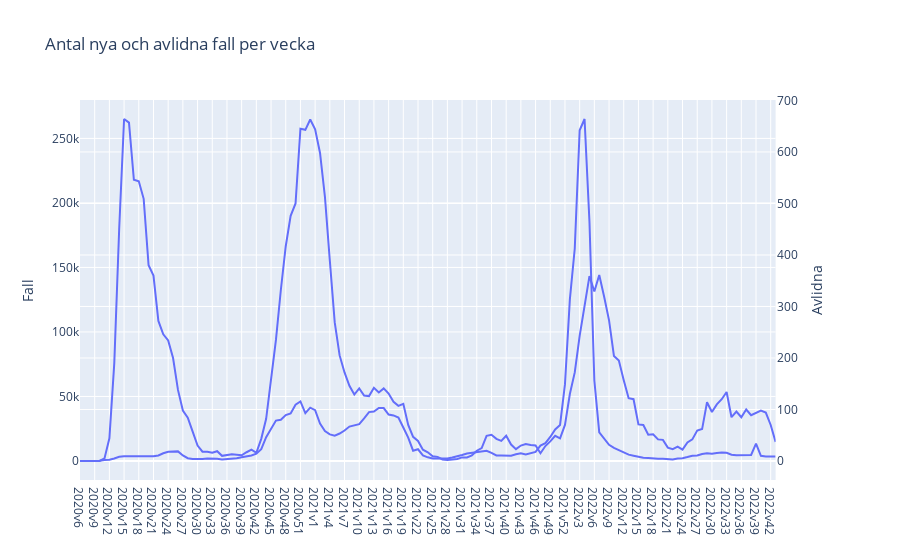

The notebook cell saved with this chart:
### Markdown cell above
### e) - plotly

### Code cell
# Make a subfigure which will contain both line plots
subfig = make_subplots(specs=[[{'secondary_y': True}]])

fig1 = px.line(
    data_frame=covid19_veckodata_Riket,
    x='Vecka',
    y='Antal_fall_vecka',
    title='Antal fall per vecka'
)

fig2 = px.line(
    data_frame=covid19_veckodata_Riket,
    x='Vecka',
    y='Antal_avlidna_vecka',
    title='Antal fall per vecka'
)

subfig.layout.title = 'Antal nya och avlidna fall per vecka'
subfig.layout.yaxis.title = 'Fall'
subfig.layout.yaxis2.title = 'Avlidna'
fig2.update_traces(yaxis='y2')

# Add plots to subfigure
subfig.add_traces(fig1.data + fig2.data)

subfig.show()
subfig.write_html("Visualiseringar/avlidna_fall_per_vecka_och_nya_fall_per_vecka.html")

### Figure 1 — Plotly figure (JSON) as saved in the notebook; plotly's stock layout.template omitted (floating-point values rounded to 4 significant figures; data arrays with more than 128 entries replaced by an {"elided": "..."} marker saying what was removed)
{"data": [{"hovertemplate": "Vecka=%{x}<br>Antal_fall_vecka=%{y}<extra></extra>", "legendgroup": "", "line": {"color": "#636efa", "dash": "solid"}, "marker": {"symbol": "circle"}, "mode": "lines", "name": "", "orientation": "v", "showlegend": false, "type": "scatter", "x": {"elided": "143 str values"}, "xaxis": "x", "y": {"elided": "143 int values"}, "yaxis": "y"}, {"hovertemplate": "Vecka=%{x}<br>Antal_avlidna_vecka=%{y}<extra></extra>", "legendgroup": "", "line": {"color": "#636efa", "dash": "solid"}, "marker": {"symbol": "circle"}, "mode": "lines", "name": "", "orientation": "v", "showlegend": false, "type": "scatter", "x": {"elided": "143 str values"}, "xaxis": "x", "y": {"elided": "143 int values"}, "yaxis": "y2"}], "layout": {"title": {"text": "Antal nya och avlidna fall per vecka"}, "xaxis": {"anchor": "y", "domain": [0, 0.94]}, "yaxis": {"anchor": "x", "domain": [0, 1], "title": {"text": "Fall"}}, "yaxis2": {"anchor": "x", "overlaying": "y", "side": "right", "title": {"text": "Avlidna"}}}}
